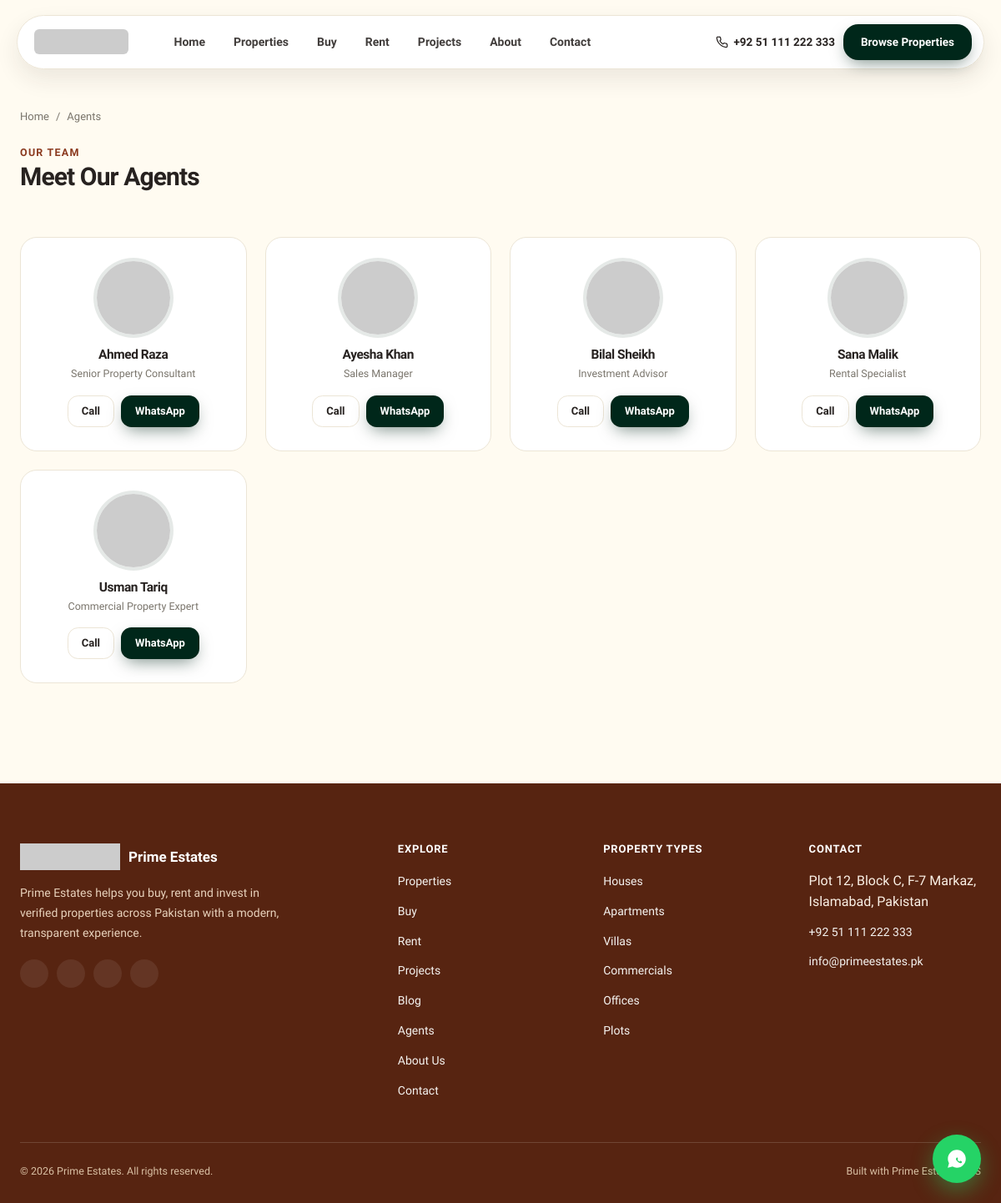
The app's page /agents with its own data.
### tables this page shows
CREATE TABLE `menus` (
    `id` INT UNSIGNED AUTO_INCREMENT PRIMARY KEY,
    `location` ENUM('header','footer') NOT NULL DEFAULT 'header',
    `label` VARCHAR(100) NOT NULL,
    `url` VARCHAR(255) NOT NULL,
    `sort_order` INT NOT NULL DEFAULT 0,
    `target` VARCHAR(10) NOT NULL DEFAULT '_self',
    `parent_id` INT UNSIGNED NULL,
    `is_active` TINYINT(1) NOT NULL DEFAULT 1,
    KEY `idx_menus_location` (`location`,`is_active`,`sort_order`),
    CONSTRAINT `fk_menus_parent` FOREIGN KEY (`parent_id`) REFERENCES `menus`(`id`) ON DELETE CASCADE
);

CREATE TABLE `agents` (
    `id` INT UNSIGNED AUTO_INCREMENT PRIMARY KEY,
    `name` VARCHAR(150) NOT NULL,
    `slug` VARCHAR(170) NOT NULL,
    `photo_media_id` INT UNSIGNED NULL,
    `designation` VARCHAR(150) NULL,
    `phone` VARCHAR(30) NULL,
    `whatsapp` VARCHAR(30) NULL,
    `email` VARCHAR(190) NULL,
    `bio` TEXT NULL,
    `facebook_url` VARCHAR(255) NULL,
    `instagram_url` VARCHAR(255) NULL,
    `linkedin_url` VARCHAR(255) NULL,
    `twitter_url` VARCHAR(255) NULL,
    `is_active` TINYINT(1) NOT NULL DEFAULT 1,
    `sort_order` INT NOT NULL DEFAULT 0,
    `created_at` TIMESTAMP NOT NULL DEFAULT CURRENT_TIMESTAMP,
    `updated_at` TIMESTAMP NOT NULL DEFAULT CURRENT_TIMESTAMP ON UPDATE CURRENT_TIMESTAMP,
    UNIQUE KEY `uq_agents_slug` (`slug`),
    CONSTRAINT `fk_agents_media` FOREIGN KEY (`photo_media_id`) REFERENCES `media`(`id`) ON DELETE SET NULL
);

CREATE TABLE `property_types` (
    `id` INT UNSIGNED AUTO_INCREMENT PRIMARY KEY,
    `name` VARCHAR(100) NOT NULL,
    `slug` VARCHAR(120) NOT NULL,
    `icon` VARCHAR(100) NULL,
    `sort_order` INT NOT NULL DEFAULT 0,
    `is_active` TINYINT(1) NOT NULL DEFAULT 1,
    UNIQUE KEY `uq_property_types_slug` (`slug`)
);

### core/helpers.php (called while the page is built, shortened)
<?php
function e(?string $value): string
{
    return htmlspecialchars($value ?? '', ENT_QUOTES, 'UTF-8');
}
function asset(string $path): string
{
    return '/assets/' . ltrim($path, '/');
}
function media_url(?string $path): string
{
    if (str_starts_with($path, 'http://') || str_starts_with($path, 'https://')) {
        return $path;
    }
    return '/uploads/' . ltrim($path, '/');
}
function current_path(): string
{
    return parse_url($_SERVER['REQUEST_URI'] ?? '/', PHP_URL_PATH) ?: '/';
}
function whatsapp_link(string $number, string $message = ''): string
{
    $number = preg_replace('/[^0-9]/', '', $number) ?? '';
    $url = 'https://wa.me/' . $number;
    if ($message !== '') {
        $url .= '?text=' . rawurlencode($message);
    }
    return $url;
}
function tel_link(string $number): string
{
    return 'tel:' . preg_replace('/\s+/', '', $number);
}
function view(string $view, array $data = []): void
{
    extract($data, EXTR_SKIP);
    require BASE_PATH . '/views/' . $view . '.php';
}
    ?>

### site/agents.php (called while the page is built, shortened)
<?php
function site_agents_index(): void
{
    view('pages/agents', [
        'title' => 'Our Agents',
        'description' => 'Meet the Prime Estates team of local property experts across Pakistan.',
        'heroPage' => false,
        'agents' => Agent::active(),
    ]);
}

### public/index.php (called while the page is built, shortened)
<?php
require_once dirname(__DIR__) . '/config/bootstrap.php';
$router = new Router();
$router->dispatch($_SERVER['REQUEST_METHOD'], current_path());

### core/Settings.php (called while the page is built, shortened)
<?php
final class Settings
{
    private static array $cache = [];
    private static bool $booted = false;
    public static function boot(): void
    {
        if (self::$booted) {
            return;
        }
        try {
            $stmt = DB::connection()->query('SELECT setting_key, setting_value FROM settings');
            foreach ($stmt->fetchAll() as $row) {
                self::$cache[$row['setting_key']] = $row['setting_value'];
            }
        } catch (Throwable $e) {
            error_log('Settings boot failed: ' . $e->getMessage());
        }
        self::$booted = true;
    }
    public static function get(string $key, mixed $default = ''): mixed
    {
        return self::$cache[$key] ?? $default;
    }
    public static function media(string $key): string
    {
        $mediaId = (int) self::get($key, 0);
        $media = Media::find($mediaId);
        return $media ? media_url($media['path']) : '';
    }
}

### config/bootstrap.php (called while the page is built, shortened)
<?php
spl_autoload_register(function (string $class): void {
    foreach (['/core/', '/models/'] as $dir) {
        $file = BASE_PATH . $dir . $class . '.php';
        if (is_file($file)) {
            return;
        }
    }
});
require_once __DIR__ . '/db.php';
require_once BASE_PATH . '/core/helpers.php';

### config/db.php (called while the page is built, shortened)
<?php
final class DB
{
    private static ?PDO $instance = null;
    public static function connection(): PDO
    {
        if (self::$instance === null) {
            $host = env('DB_HOST', '127.0.0.1');
            $port = env('DB_PORT', '3306');
            $name = env('DB_NAME', 'realestate_cms');
            $charset = env('DB_CHARSET', 'utf8mb4');
            $dsn = "mysql:host={$host};port={$port};dbname={$name};charset={$charset}";
            try {
                self::$instance = new PDO($dsn, env('DB_USER', 'root'), env('DB_PASS', ''), [
                    PDO::ATTR_ERRMODE => PDO::ERRMODE_EXCEPTION,
                    PDO::ATTR_DEFAULT_FETCH_MODE => PDO::FETCH_ASSOC,
                    PDO::ATTR_EMULATE_PREPARES => false,
                ]);
            } catch (PDOException $e) {
                error_log('DB connection failed: ' . $e->getMessage());
                if (env('APP_DEBUG', false) === true) {
                    throw $e;
                }
                http_response_code(500);
                require dirname(__DIR__) . '/views/pages/500.php';
                exit;
            }
        }
        return self::$instance;
    }
}

### core/Model.php (called while the page is built, shortened)
<?php
abstract class Model
{
    protected static string $table = '';
    protected static string $primaryKey = 'id';
    protected static function db(): PDO
    {
        return DB::connection();
    }
    public static function find(int $id): ?array
    {
        $stmt = self::db()->prepare('SELECT * FROM ' . static::$table . ' WHERE ' . static::$primaryKey . ' = ? LIMIT 1');
        $stmt->execute([$id]);
        $row = $stmt->fetch();
        return $row ?: null;
    }
}

### models/Menu.php (called while the page is built, shortened)
<?php
class Menu extends Model
{
    public static function forLocation(string $location): array
    {
        $stmt = self::db()->prepare('SELECT * FROM menus WHERE location = ? AND is_active = 1 AND parent_id IS NULL ORDER BY sort_order');
        $stmt->execute([$location]);
        return $stmt->fetchAll();
    }
}

### models/Agent.php (called while the page is built, shortened)
<?php
class Agent extends Model
{
    public static function active(): array
    {
        return self::db()->query('SELECT * FROM agents WHERE is_active = 1 ORDER BY sort_order, name')->fetchAll();
    }
}

### models/PropertyType.php (called while the page is built, shortened)
<?php
class PropertyType extends Model
{
    public static function active(): array
    {
        return self::db()->query('SELECT * FROM property_types WHERE is_active = 1 ORDER BY sort_order, name')->fetchAll();
    }
}

### views/partials/agent-card.php (the view)
<?php
$a = $agent;
$photo = $a['photo_media_id'] ? media_url((Media::find((int) $a['photo_media_id'])['path'] ?? null)) : asset('images/placeholder.svg');
?>
<div class="agent-card">
    <img src="<?= e($photo) ?>" alt="<?= e($a['name']) ?>" loading="lazy">
    <h3><a href="/agent/<?= e($a['slug']) ?>" style="color:inherit;"><?= e($a['name']) ?></a></h3>
    <div class="role"><?= e($a['designation'] ?? '') ?></div>
    <div class="agent-actions">
        <?php if (!empty($a['phone'])): ?><a class="btn btn-secondary btn-sm" href="<?= e(tel_link($a['phone'])) ?>">Call</a><?php endif; ?>
        <?php if (!empty($a['whatsapp'])): ?><a class="btn btn-primary btn-sm" href="<?= e(whatsapp_link($a['whatsapp'], 'Hello ' . $a['name'] . ', I would like to know more about your listings.')) ?>" target="_blank" rel="noopener">WhatsApp</a><?php endif; ?>
    </div>
</div>

### core/Router.php (shortened to what this page needs)
<?php
final class Router
{
    private array $routes = [];
    public function get(string $pattern, callable $handler): void
    {
        $this->routes['GET'][] = [$pattern, $handler];
    }
    public function post(string $pattern, callable $handler): void
    {
        $this->routes['POST'][] = [$pattern, $handler];
    }
    public function dispatch(string $method, string $path): void
    {
        $path = '/' . trim(rawurldecode(parse_url($path, PHP_URL_PATH) ?: '/'), '/');
        foreach ($this->routes[$method] ?? [] as [$pattern, $handler]) {
            $params = $this->match($pattern, $path);
            if ($params !== null) {
                call_user_func($handler, $params);
                return;
            }
        }
    }
    private function match(string $pattern, string $path): ?array
    {
        $pattern = '/' . trim($pattern, '/');
        if ($pattern === '/') {
            return $path === '/' ? [] : null;
        }
        $paramNames = [];
        $regex = preg_replace_callback('/:([a-zA-Z_]+)/', function ($m) use (&$paramNames) {
            $paramNames[] = $m[1];
            return '([^/]+)';
        }, $pattern);
        if (!preg_match('#^' . $regex . '$#', $path, $matches)) {
            return null;
        }
        array_shift($matches);
        return array_combine($paramNames, array_map('rawurldecode', $matches));
    }
}

### views/layouts/site-header.php (shortened to what this page needs)
<?php
$siteName = Settings::get('site_name', 'Real Estate');
$logo = Settings::media('logo_media_id');
$phone = Settings::get('phone', '');
$heroPage = $heroPage ?? false;
$navItems = Menu::forLocation('header');
$currentPath = current_path();
?>
<!doctype html>
<html lang="en">
<head>
<link rel="stylesheet" href="<?= asset('css/base.css') ?>">
<link rel="stylesheet" href="<?= asset('css/components.css') ?>">
</head>
<body>
<header class="site-header <?= $heroPage ? '' : 'nav-solid' ?>">
    <nav class="pill-nav">
        <a class="pill-nav-logo" href="/">
            <?php if ($logo): ?><img src="<?= e($logo) ?>" alt="<?= e($siteName) ?>"><?php else: ?><span><?= e($siteName) ?></span><?php endif; ?>
        </a>
        <ul class="pill-nav-links">
            <?php foreach ($navItems as $item): ?>
                <li><a href="<?= e($item['url']) ?>" target="<?= e($item['target']) ?>" class="<?= $currentPath === $item['url'] ? 'active' : '' ?>"><?= e($item['label']) ?></a></li>
            <?php endforeach; ?>
        </ul>
        <div class="pill-nav-cta">
            <?php if ($phone): ?>
            <a class="nav-phone-link" href="<?= e(tel_link($phone)) ?>">
                <?= e($phone) ?>
            </a>
            <?php endif; ?>
            <a class="btn btn-primary" href="<?= e(Settings::get('hero_cta_url', '/properties')) ?>">Browse Properties</a>
        </div>
    </nav>
</header>

### views/pages/agents.php (shortened to what this page needs)
<?php
view('layouts/site-header', ['title' => $title, 'description' => $description, 'heroPage' => $heroPage]);
?>
<div class="container" style="padding-top:130px;padding-bottom:80px;">
    <div class="breadcrumb"><a href="/">Home</a> <span>/</span> <span>Agents</span></div>
    <div class="section-head"><div><span class="eyebrow">Our Team</span><h1 style="font-size:30px;">Meet Our Agents</h1></div></div>
    <div class="agent-grid">
        <?php foreach ($agents as $a): view('partials/agent-card', ['agent' => $a]); endforeach; ?>
    </div>
</div>
<?php view('layouts/site-footer'); ?>

### views/layouts/site-footer.php (shortened to what this page needs)
<?php
$siteName = Settings::get('site_name', 'Real Estate');
$logo = Settings::media('logo_media_id');
$phone = Settings::get('phone', '');
$whatsapp = Settings::get('whatsapp', '');
$email = Settings::get('email', '');
$address = Settings::get('address', '');
$footerDesc = Settings::get('footer_description', '');
$copyright = str_replace('{year}', date('Y'), Settings::get('footer_copyright', '© {year} ' . $siteName));
$footerLinks = Menu::forLocation('footer');
$types = PropertyType::active();
$socials = [
    'facebook_url' => 'facebook', 'instagram_url' => 'instagram', 'linkedin_url' => 'linkedin', 'youtube_url' => 'youtube', 'tiktok_url' => 'tiktok',
];
$socialIcons = [
    'facebook' => '<path d="M15 4h-2a4 4 0 00-4 4v2H7v3h2v7h3v-7h2.5l.5-3H12V8a1 1 0 011-1h2z"/>',
    'instagram' => '<rect x="3" y="3" width="18" height="18" rx="5"/><circle cx="12" cy="12" r="4"/><circle cx="17.5" cy="6.5" r="1"/>',
    'linkedin' => '<rect x="3" y="3" width="18" height="18" rx="2"/><path d="M8 11v5M8 8v.01M12 16v-3a2 2 0 014 0v3M12 16v-5"/>',
    'youtube' => '<rect x="2" y="5" width="20" height="14" rx="4"/><path d="M10 9l5 3-5 3z"/>',
    'tiktok' => '<path d="M9 12a4 4 0 104 4V4a5 5 0 005 5"/>',
];
?>
<footer class="site-footer">
    <div class="container">
        <div class="footer-grid">
            <div>
                <div class="footer-brand">
                    <?php if ($logo): ?><img src="<?= e($logo) ?>" alt=""><?php endif; ?>
                    <span><?= e($siteName) ?></span>
                </div>
                <p class="footer-desc"><?= e($footerDesc) ?></p>
                <div class="footer-social">
                    <?php foreach ($socials as $key => $slug): $url = Settings::get($key, ''); if (!$url) continue; ?>
                        <a href="<?= e($url) ?>" target="_blank" rel="noopener" aria-label="<?= e($slug) ?>">
                            <svg width="15" height="15" viewBox="0 0 24 24" fill="none" stroke="currentColor" stroke-width="1.8"><?= $socialIcons[$slug] ?></svg>
                        </a>
                    <?php endforeach; ?>
                </div>
            </div>
            <div class="footer-col">
                <h4>Explore</h4>
                <ul>
                    <?php foreach ($footerLinks as $link): ?>
                        <li><a href="<?= e($link['url']) ?>"><?= e($link['label']) ?></a></li>
                    <?php endforeach; ?>
                </ul>
            </div>
            <div class="footer-col">
                <h4>Property Types</h4>
                <ul>
                    <?php foreach (array_slice($types, 0, 6) as $t): ?>
                        <li><a href="/properties?type=<?= e($t['slug']) ?>"><?= e($t['name']) ?>s</a></li>
                    <?php endforeach; ?>
                </ul>
            </div>
            <div class="footer-col">
                <h4>Contact</h4>
                <ul>
                    <?php if ($address): ?><li><?= e($address) ?></li><?php endif; ?>
                    <?php if ($phone): ?><li><a href="<?= e(tel_link($phone)) ?>"><?= e($phone) ?></a></li><?php endif; ?>
                    <?php if ($email): ?><li><a href="mailto:<?= e($email) ?>"><?= e($email) ?></a></li><?php endif; ?>
                </ul>
            </div>
        </div>
        <div class="footer-bottom">
            <span><?= e($copyright) ?></span>
            <span>Built with Prime Estates CMS</span>
        </div>
    </div>
</footer>
<?php if ($whatsapp): ?>
<a class="whatsapp-float" href="<?= e(whatsapp_link($whatsapp, Settings::get('whatsapp_default_message', 'Hello, I am interested in your properties.'))) ?>" target="_blank" rel="noopener" aria-label="Chat on WhatsApp">
</a>
<?php endif; ?>
</body>
</html>

### records on screen
menus: label "Home"
menus: label "Properties"
menus: label "Buy"
menus: label "Rent"
menus: label "Projects"
menus: label "About"
menus: label "Contact"
agents: name "Ahmed Raza", designation "Senior Property Consultant"
agents: name "Ayesha Khan", designation "Sales Manager"
agents: name "Bilal Sheikh", designation "Investment Advisor"
agents: name "Sana Malik", designation "Rental Specialist"
agents: name "Usman Tariq", designation "Commercial Property Expert"
menus: label "Properties"
menus: label "Buy"
menus: label "Rent"
menus: label "Projects"
menus: label "Blog"
menus: label "Agents"
menus: label "About Us"
menus: label "Contact"
property_types: name "House"
property_types: name "Apartment"
property_types: name "Villa"
property_types: name "Commercial"
property_types: name "Office"
property_types: name "Plot"
